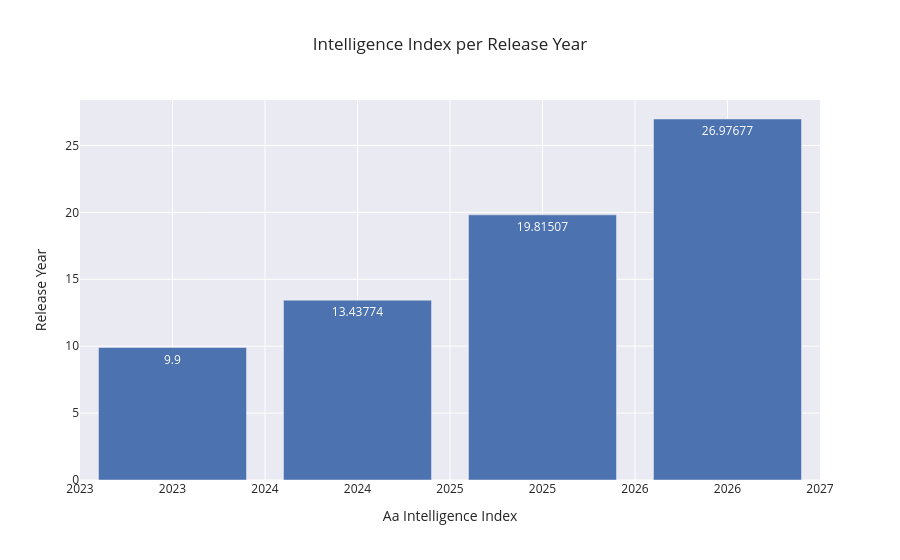

The cell this chart's notebook holds for it:
### Code cell
plot_performance_bar_interactive(df, 'release_year', 'aa_intelligence_index', title='Intelligence Index per Release Year', n=20, calculate='mean')

### Figure 1 — Plotly figure (JSON) as saved in the notebook; plotly's stock layout.template omitted (floating-point values rounded to 4 significant figures)
{"data": [{"hovertemplate": "release_year=%{x}<br>aa_intelligence_index=%{y}<extra></extra>", "legendgroup": "", "marker": {"color": "rgb(76,114,176)", "pattern": {"shape": ""}}, "name": "", "orientation": "v", "showlegend": false, "textposition": "auto", "texttemplate": "%{y}", "type": "bar", "x": [2023, 2024, 2025, 2026], "xaxis": "x", "y": [9.9, 13.44, 19.82, 26.98], "yaxis": "y"}], "layout": {"barmode": "relative", "legend": {"tracegroupgap": 0}, "title": {"text": "Intelligence Index per Release Year"}, "xaxis": {"anchor": "y", "automargin": true, "domain": [0, 1], "tickformat": "d", "title": {"text": "Aa Intelligence Index"}}, "yaxis": {"anchor": "x", "automargin": true, "domain": [0, 1], "title": {"text": "Release Year"}}}}
